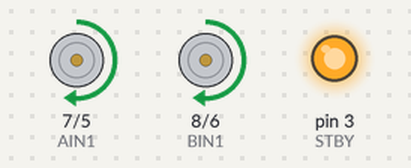
Simulated run of this sketch. Board: Arduino Uno, built with avr-gcc and run on an emulated ATmega328P. On the bench: direction and speed pins drawn as motors (green arrow = direction pin HIGH = forward, orange = LOW = backward, longer = more drive, stopped while the standby pin is LOW), output pins drawn as LEDs (lit = HIGH). What the sketch prints to the serial monitor is not drawn. At 15.4 s the program stops and its outputs stay as they are.

Above: at 0.1 s.
At 7.2 s:
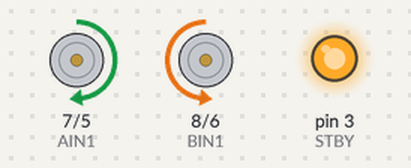
At 15.5 s:
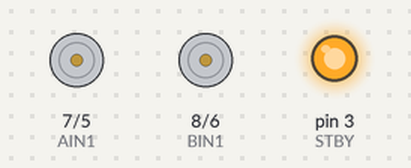
Timing chart, 0 to 16.9 s (numbered marks = the images above):
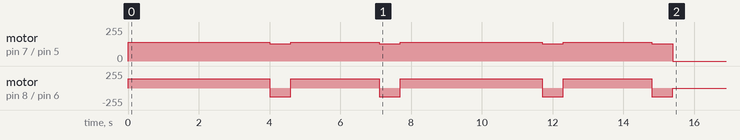

The sketch:

_VictoryLap.ino
```cpp
/*
=====================================================
 MODE 4 – Victory Lap
-----------------------------------------------------
 • Robot drives in a rectangular path using timed moves
 • Routine runs ONCE, then stops permanently
 • Uses only the motor driver pins (no LED code)
=====================================================
*/

// --------------------------------------------------
// Motor driver pins
// --------------------------------------------------
const uint8_t PWMA = 5;           // PWM pin for LEFT motor speed
const uint8_t AIN1 = 7;           // Direction pin for LEFT motor

const uint8_t PWMB = 6;           // PWM pin for RIGHT motor speed
const uint8_t BIN1 = 8;           // Direction pin for RIGHT motor

const uint8_t STBY = 3;           // Standby pin (HIGH enables motors)

// --------------------------------------------------
// Stop both motors immediately
// --------------------------------------------------
void stopMotors() {
  analogWrite(PWMA, 0);           // Stop left motor
  analogWrite(PWMB, 0);           // Stop right motor
}

// --------------------------------------------------
// Move robot straight forward
// --------------------------------------------------
void forward(int s) {
  digitalWrite(AIN1, HIGH);       // Left motor forward
  analogWrite(PWMA, s);           // Left motor speed

  digitalWrite(BIN1, HIGH);       // Right motor forward
  analogWrite(PWMB, s);           // Right motor speed
}

// --------------------------------------------------
// Spin robot left (in-place turn)
// --------------------------------------------------
void spinLeft(int s) {
  digitalWrite(AIN1, HIGH);       // Left motor forward
  analogWrite(PWMA, s);           // Left motor speed

  digitalWrite(BIN1, LOW);        // Right motor backward
  analogWrite(PWMB, s);           // Right motor speed
}

// --------------------------------------------------
// Setup (runs once)
// --------------------------------------------------
void setup() {
  Serial.begin(9600);             // Start Serial Monitor (debugging)

  // Configure motor pins as OUTPUT
  pinMode(PWMA, OUTPUT);
  pinMode(AIN1, OUTPUT);
  pinMode(PWMB, OUTPUT);
  pinMode(BIN1, OUTPUT);
  pinMode(STBY, OUTPUT);

  digitalWrite(STBY, HIGH);       // Enable motor driver

  stopMotors();                   // Start stopped
  Serial.println("MODE 4 READY (NO NEOPIXEL)");
}

// --------------------------------------------------
// Main loop (runs once, then stops forever)
// --------------------------------------------------
void loop() {

  // ------------------------------------------------
  // Victory Lap Path (Rectangle-like pattern)
  // ------------------------------------------------
  forward(140);                   // Drive forward (long side)
  delay(4000);

  spinLeft(130);                  // Turn left ~90°
  delay(600);

  forward(140);                   // Drive forward (short side)
  delay(2500);

  spinLeft(130);                  // Turn left ~90°
  delay(600);

  forward(140);                   // Drive forward (long side)
  delay(4000);

  spinLeft(130);                  // Turn left ~90°
  delay(600);

  forward(140);                   // Drive forward (short side)
  delay(2500);

  spinLeft(130);                  // Final turn to align back
  delay(600);

  stopMotors();                   // Stop after completing the lap

  // ------------------------------------------------
  // Stop forever so the routine does NOT repeat
  // ------------------------------------------------
  while (true) {
    // Do nothing
  }
}
```

Measured:
- by itself, motor on pin 7 (AIN1) / pin 5 (PWMA): stopped → forward 140/255 at 0.00 s, → forward 130/255 4.0 s later, → forward 140/255 0.60 s later, → forward 130/255 2.5 s later, … (9 changes in this stretch)
- by itself, motor on pin 8 (BIN1) / pin 6 (PWMB): stopped → forward 140/255 at 0.00 s, → backward 130/255 4.0 s later, → forward 140/255 0.60 s later, → backward 130/255 2.5 s later, … (9 changes in this stretch)
